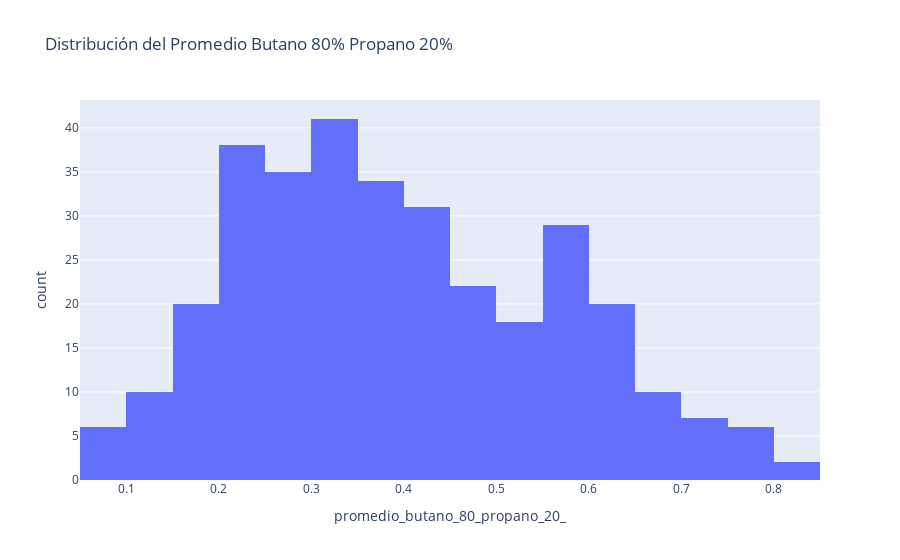

Source (notebook cell):
### Markdown cell above
### Histogramas con Plotly Express

### Code cell
fig = px.histogram(glp, x='promedio_butano_80_propano_20_', nbins=30, title='Distribución del Promedio Butano 80% Propano 20%')
fig.show()

### Figure 1 — Plotly figure (JSON) as saved in the notebook; plotly's stock layout.template omitted (floating-point values rounded to 4 significant figures; data arrays with more than 128 entries replaced by an {"elided": "..."} marker saying what was removed)
{"data": [{"alignmentgroup": "True", "bingroup": "x", "hovertemplate": "promedio_butano_80_propano_20_=%{x}<br>count=%{y}<extra></extra>", "legendgroup": "", "marker": {"color": "#636efa", "pattern": {"shape": ""}}, "name": "", "nbinsx": 30, "offsetgroup": "", "orientation": "v", "showlegend": false, "type": "histogram", "x": {"elided": "329 float values"}, "xaxis": "x", "yaxis": "y"}], "layout": {"barmode": "relative", "legend": {"tracegroupgap": 0}, "title": {"text": "Distribución del Promedio Butano 80% Propano 20%"}, "xaxis": {"anchor": "y", "domain": [0, 1], "title": {"text": "promedio_butano_80_propano_20_"}}, "yaxis": {"anchor": "x", "domain": [0, 1], "title": {"text": "count"}}}}
